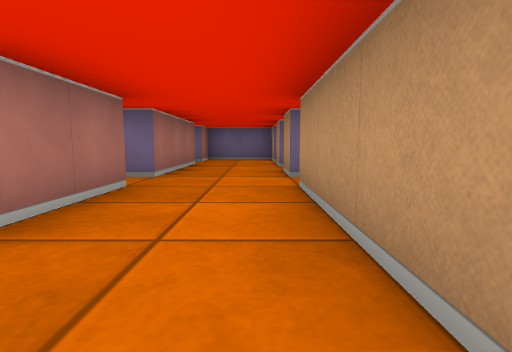
View 1 (above)

19 first-person views from a walk through a cub3D level. The camera is about half as high as the walls, tilts 6° down and sees 80° across. The floor is counted in squares. Each view is taken from the middle of a square. On the plan, view 1 faces up. The plan holds only what a view shows up to about 9 squares ahead; the rest is blank.

View 2
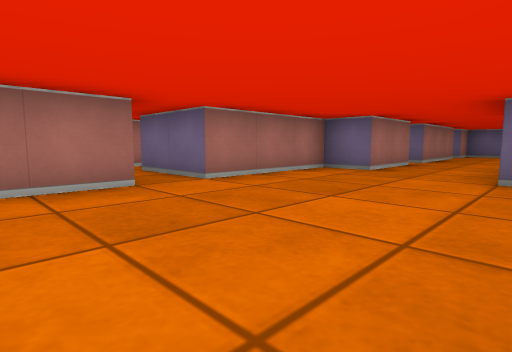

View 3
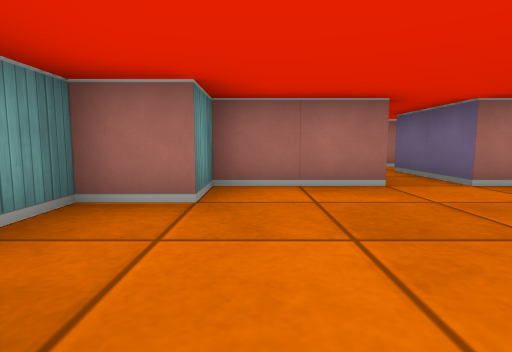

View 4
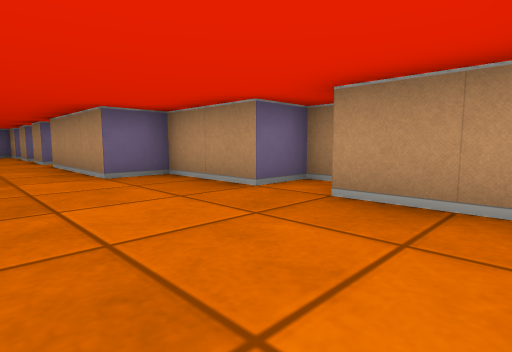

View 5
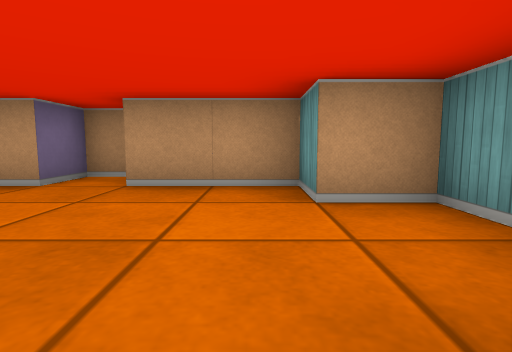

View 6
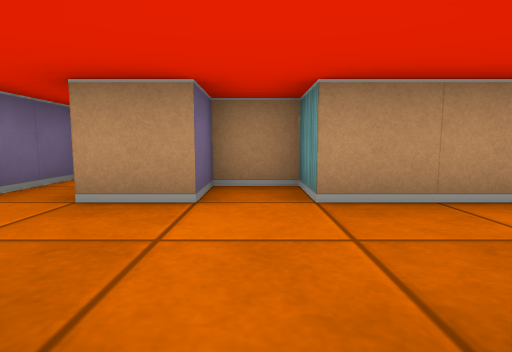

View 7
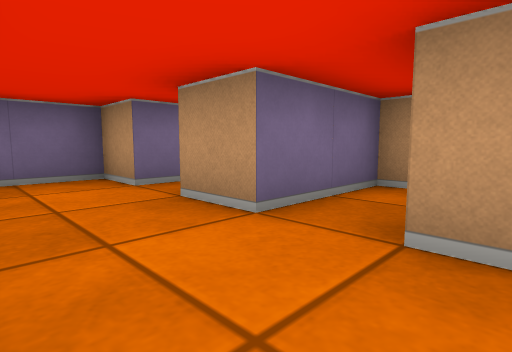

View 8
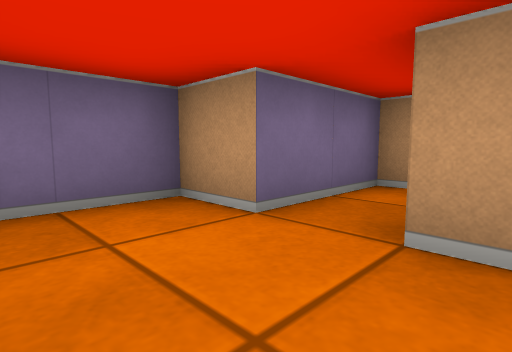

View 9
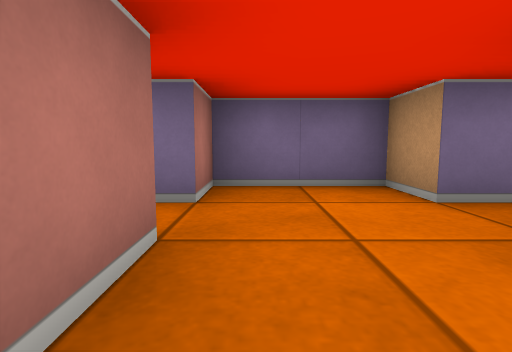

View 10
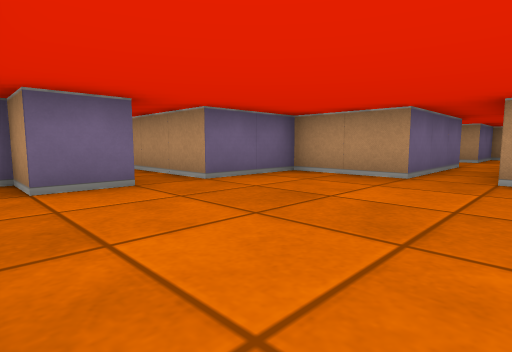

View 11
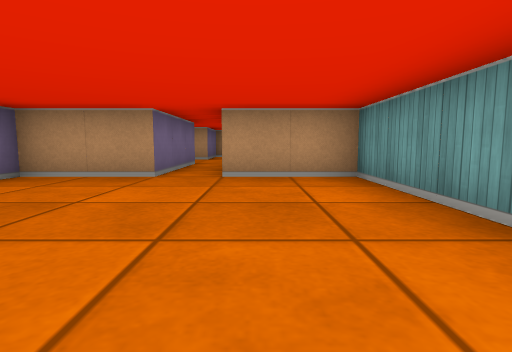

View 12
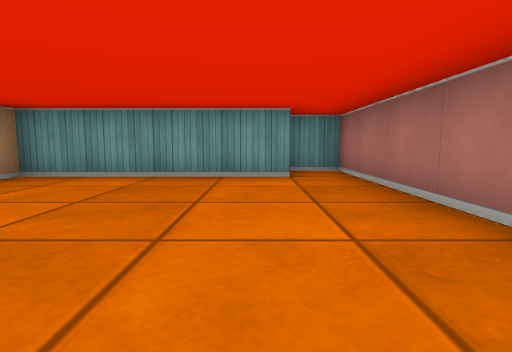

View 13
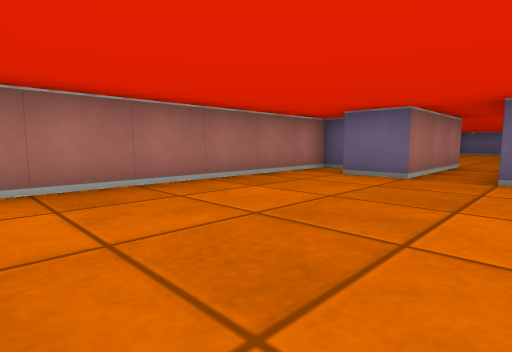

View 14
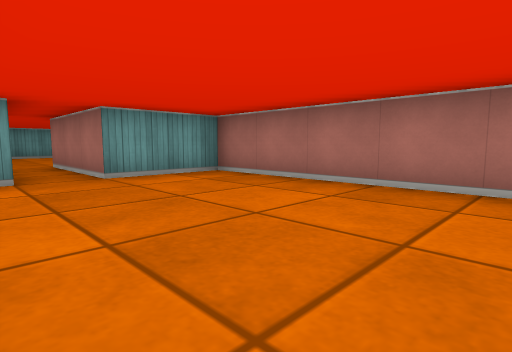

View 15
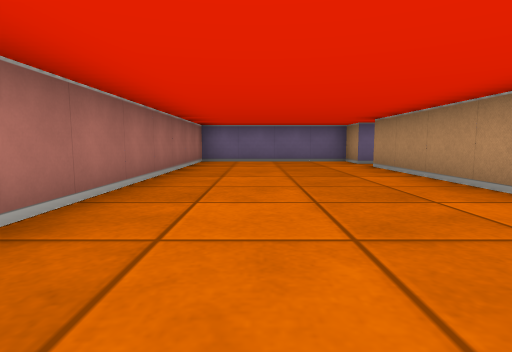

View 16
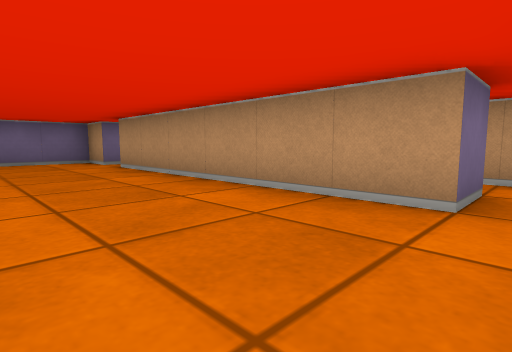

View 17
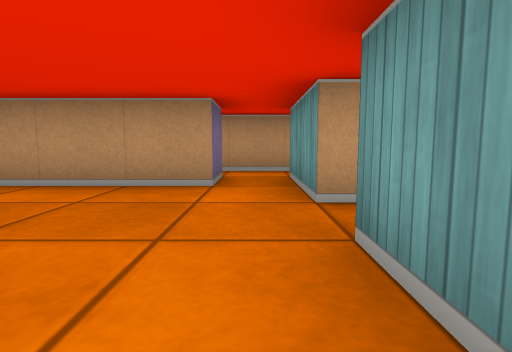

View 18
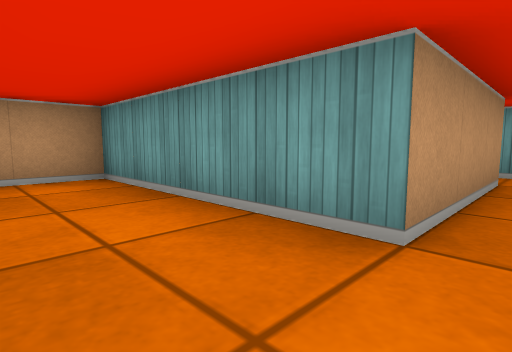

View 19
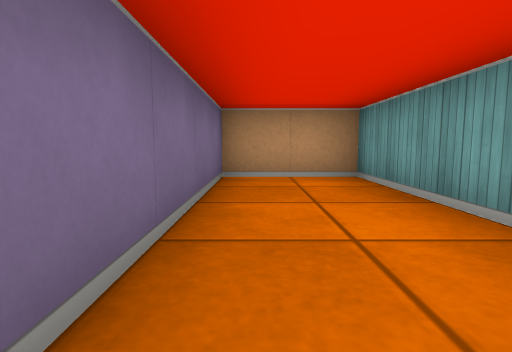

### Floor plan
Points are (right, up) in squares from view 1. A wall is a line through its corners. A room is listed if a view was taken in it or the views show most of it. See-through windows are left out.
Room 1 (views 1, 2, 3, 4, 5, 6)
walls: (2.5, -2.1) (2.5, -1.5) (1.5, -1.5) (1.5, 0.5) (0.5, 0.5) (0.5, 3.5) (1.5, 3.5) (1.5, 4.5) (0.5, 4.5); (-2.5, -2.4) (-2.5, -4.5) (-1.5, -4.5) (-1.5, -5.5) (0.5, -5.5) (0.5, -4.5) (1.5, -4.5) (1.5, -2.5); (-1.5, 3.5) (-1.5, 1.5) (-2.5, 1.5) (-2.5, -1.5); (-1.5, 4.5) (-2, 4.5)
ways out: opening at (-0.5, 5) to room 2; opening at (-3.5, -2)
Room 2 (views 7, 8, 9)
walls: (0.5, 4.5) (0.5, 5.5); (-1.5, 7.5) (-1.5, 4.5); (2.6, 6.5) (0.5, 6.5) (0.5, 7.5)
ways out: opening at (-0.5, 5) to room 1; opening at (-0.5, 7) to room 6
Room 3 (views 10, 11, 12, 13)
walls: (-8.6, 5.5) (-4.5, 5.5) (-4.5, 7.5); (-7.5, 13.5) (-7.5, 10.5) (-8.5, 10.5) (-8.5, 11.5) (-9.5, 11.5) (-9.5, 4.5) (-8.5, 4.5); (-1.5, 8.5) (-4.5, 8.5) (-4.5, 10.5) (-6.5, 10.5) (-6.5, 13.5)
ways out: opening at (-7, 14) to room 4; opening at (-2, 8) to room 6
Room 4 (views 14, 15, 16, 17)
walls: (-5, 21.5) (-5.5, 21.5) (-5.5, 22.5) (-9.5, 22.5) (-9.5, 13.5) (-7.5, 13.5); (-4.5, 14.5) (-5.5, 14.5) (-5.5, 20.5); (-6.5, 13.5) (-4.5, 13.5)
ways out: opening at (-7, 14) to room 3; opening at (-5, 14) to room 7; opening at (-5, 21)
Room 5 (views 18, 19)
walls: (-3.5, 15.5) (0.5, 15.5) (0.5, 17.5) (-3.5, 17.5)
ways out: opening at (-4, 15) to room 7
Room 6 (no view inside)
walls: (2.6, 8.5) (0.5, 8.5) (0.5, 9.5) (-1.5, 9.5) (-1.5, 8.5)
ways out: opening at (-0.5, 7) to room 2; opening at (-2, 8) to room 3
Room 7 (no view inside)
walls: (-3.5, 13.5) (-3.5, 15.5)
ways out: opening at (-5, 14) to room 4; opening at (-4, 15) to room 5; opening at (-4, 13)

Positions as (right, up) in squares from view 1, and headings:
1: (0, 0), facing up
2: (1, -4), facing up-left
3: (1, -4), facing left
4: (-1, -4), facing up-right
5: (-2, -4), facing right
6: (-2, 4), facing right
7: (-1, 5), facing up-right
8: (-1, 7), facing up-right
9: (-1, 6), facing up
10: (-9, 7), facing up-right
11: (-9, 7), facing right
12: (-8, 10), facing down
13: (-6, 6), facing up-left
14: (-6, 18), facing down-left
15: (-8, 14), facing up
16: (-8, 14), facing up-right
17: (-9, 14), facing right
18: (-4, 17), facing down-right
19: (-4, 17), facing right
